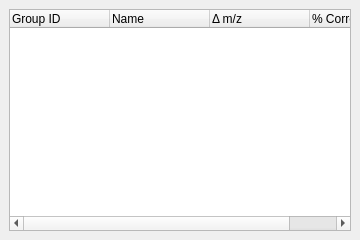
<?xml version="1.0" encoding="UTF-8"?>
<ui version="4.0">
 <class>CorrelationTable</class>
 <widget class="QDockWidget" name="CorrelationTable">
  <property name="geometry">
   <rect>
    <x>0</x>
    <y>0</y>
    <width>360</width>
    <height>240</height>
   </rect>
  </property>
  <property name="minimumSize">
   <size>
    <width>360</width>
    <height>120</height>
   </size>
  </property>
  <property name="windowTitle">
   <string>Correlated Metabolites</string>
  </property>
  <widget class="QWidget" name="dockWidgetContents">
   <layout class="QGridLayout" name="gridLayout">
    <item row="0" column="0">
     <widget class="QTreeWidget" name="treeWidget">
      <property name="columnCount">
       <number>4</number>
      </property>
      <attribute name="headerMinimumSectionSize">
       <number>20</number>
      </attribute>
      <attribute name="headerStretchLastSection">
       <bool>false</bool>
      </attribute>
      <column>
       <property name="text">
        <string>Group ID</string>
       </property>
      </column>
      <column>
       <property name="text">
        <string>Name</string>
       </property>
      </column>
      <column>
       <property name="text">
        <string>Δ m/z</string>
       </property>
      </column>
      <column>
       <property name="text">
        <string>% Correlation</string>
       </property>
      </column>
     </widget>
    </item>
   </layout>
  </widget>
 </widget>
 <resources/>
 <connections/>
</ui>
